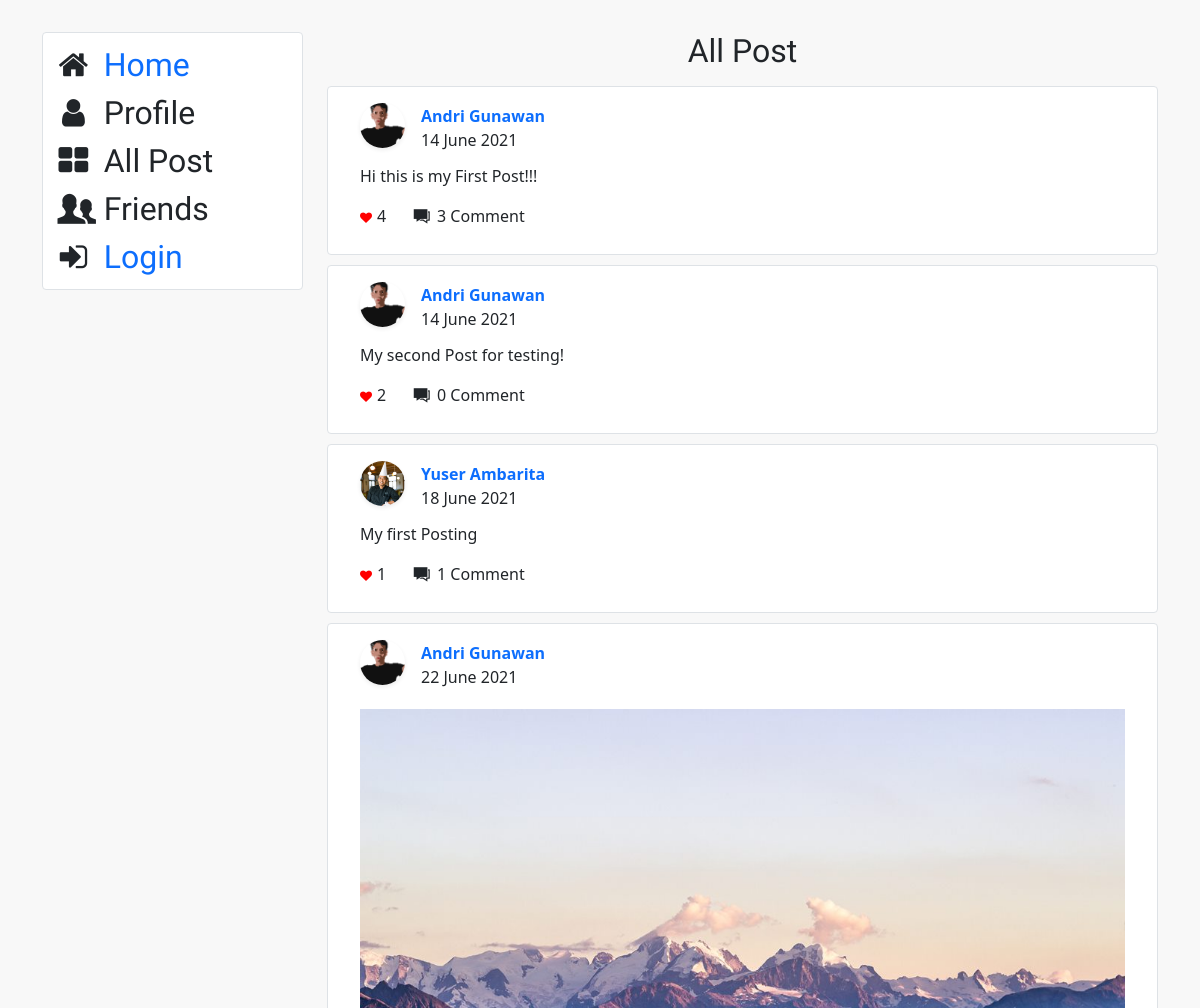
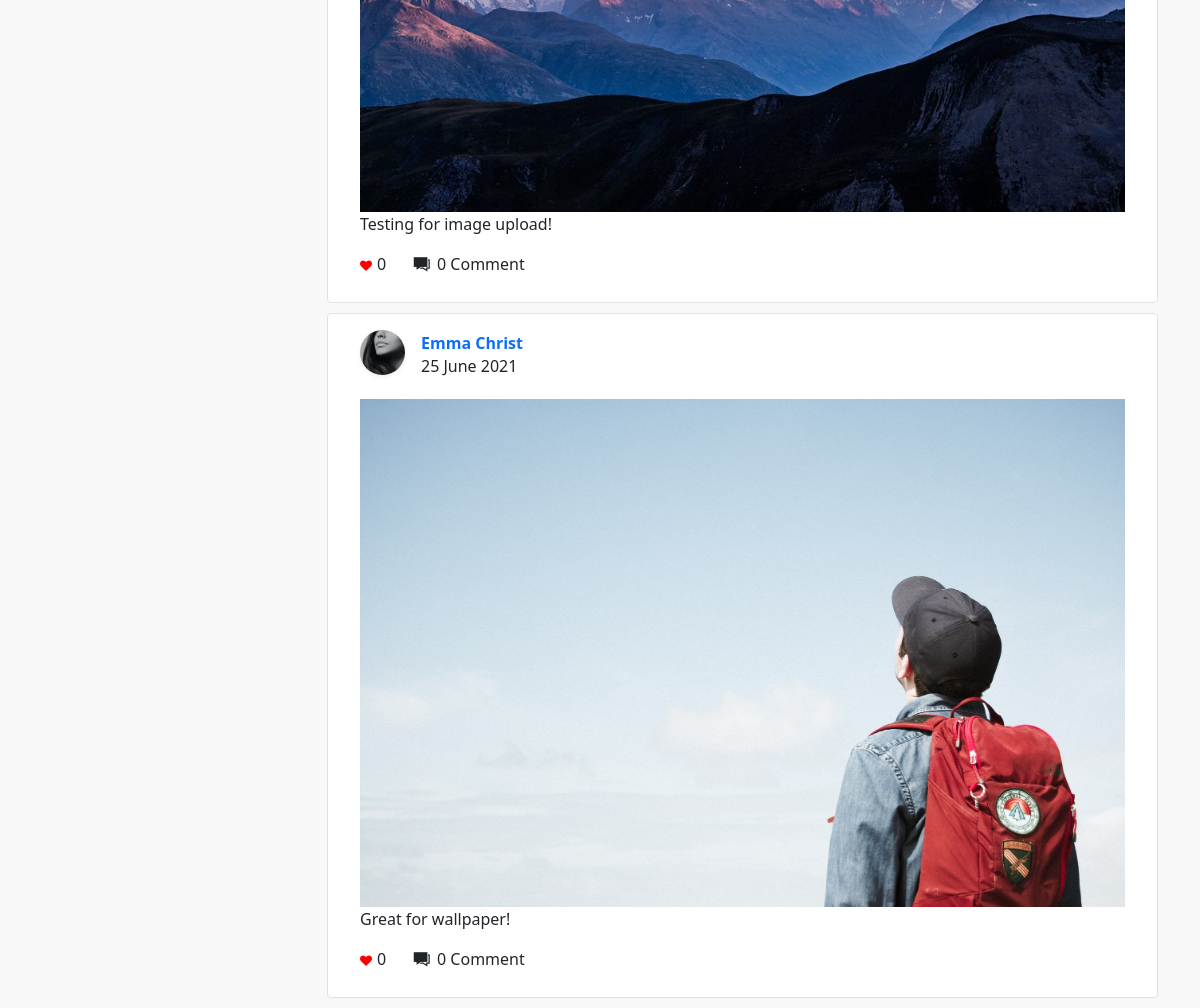
Screenshot of /sns/ with the database file from the repository (2 pictures, top to bottom).
### sns/models.py (models this page shows, shortened)
class Post(models.Model):
    user = models.ForeignKey(to="resep.User", on_delete=models.CASCADE, related_name="user_p")
    body = models.TextField()
    like_count = models.IntegerField(default=0)
    date = models.DateTimeField(auto_now_add=True)
    image = models.ImageField(upload_to='user_image', blank=True)

class Profile(models.Model):
    user = models.OneToOneField(to="resep.User", on_delete=models.CASCADE, related_name="user_a")
    user_avatar = models.ImageField(upload_to='user_avatar', blank=True)
    country = models.CharField(max_length = 64, blank=True)
    address = models.CharField(blank=True, max_length = 255)
    city = models.CharField(max_length = 64, blank=True)
    postcode = models.CharField(max_length = 64, blank=True)
    bio = models.TextField(blank=True)

class Sns_comments(models.Model):
    cid = models.UUIDField(primary_key=True, default=uuid.uuid4, editable=False)
    user = models.ForeignKey(to="resep.User", on_delete=models.CASCADE, related_name="user_comments")
    post = models.ForeignKey(Post, on_delete=models.CASCADE, related_name="post_comments")
    body = models.TextField()
    date = models.DateTimeField(auto_now_add=True)

### resep/models.py (models this page shows)
class User(AbstractUser):
    pass

### sns/views.py (the view)
# urls.py: path("", views.index, name="mail_index"),
def index(request):
    if request.user.is_authenticated:
        profile_data = Profile.objects.filter(user = request.user).first()
        friend_request = Follow.objects.filter(following = request.user, friend_request = False)[0:3]
        pending_request = Follow.objects.filter(user = request.user, friend_request = False)[0:3]
        allpost = Post.objects.filter(user=request.user).order_by("-date")
        paginator = Paginator(allpost, 10)
        page = request.GET.get('page', 1)
        user = paginator.page(page)
        if request.method == "GET":
            return render(request, "network/index.html", {
                "form": PostForm,
                "allpost": user,
                "profile_data": profile_data,
                "friend_request": friend_request,
                "pending_request": pending_request,
                })
        else:
            f = Post(user=request.user)
            post_form = PostForm(request.POST, request.FILES, instance=f)
            if post_form.is_valid():
                post_form.save()
                return HttpResponseRedirect(reverse("sns_index"))
            else:
                return render(request, "network/index.html", {
                "form": post_form()
                })
    else:
        allpost = Post.objects.all()
        paginator = Paginator(allpost, 10)
        page = request.GET.get('page', 1)
        user = paginator.page(page)
        return render(request, "network/allpost.html", {
            "allpost": user
            })

### sns/templates/network/allpost.html (shortened to what this page needs)
{% extends "network/layout.html" %}
{% load static %}
{% block side %}
<div class="col-md-3">
	{% if user.is_authenticated %}
	<div class="card border mb-3">
		<div class="user_profile">
			<img class="profile_img avatar mb-0 mt-2" src="
			{% if profile_data.user_avatar %}
			{{ profile_data.user_avatar.url }}"
			{% else %}
			{% static 'network/profile.jpg' %}"
			{% endif %}
			alt="{{ user }}"><br>
			<h2 style="text-align: center"><b>{{ user|title }}</b></h2>
		</div>
	</div>
	<div class="card border mb-3 p-2">
		<div class="sidebar-block custom_font">
			<i class="icon-home"></i> <a class="text-decoration-none" href="{% url 'sns_index' %}">Home</a><br>
			<i class="icon-user"></i> <a class="text-decoration-none" href="{% url 'profil' user.id %}">Profile</a><br>
			<i class="icon-th-large"></i> <a class="text-decoration-none" href="{% url 'all_posts' %}">All Post</a><br>
			<i class="icon-users"></i> <a class="text-decoration-none" href="{% url 'sns_friends' user.id %}">Friends</a><br>
			<i class="icon-logout"></i> <a class="text-decoration-none" href="{% url 'sns_logout' %}">Logout</a>
		{% else %}
	<div class="card border mb-3 p-2">
		<div class="sidebar-block custom_font">
			<i class="icon-home"></i> <a class="text-decoration-none" href="{% url 'sns_index' %}">Home</a><br>
			<i class="icon-user"></i> <span>Profile</span><br>
			<i class="icon-th-large"></i> <span>All Post</span><br>
			<i class="icon-users"></i> <span>Friends</span><br>
			<i class="icon-login"></i> <a class="text-decoration-none" href="{% url 'sns_login' %}">Login</a>
		{% endif %}
		</div>
	</div>
</div>
{% endblock %}
{% block body %}
<div class="col-md-9">
	<div>
		<p class="display-4 text-center custom_font"><b>All Post</b></p>
	</div>
{% for item in allpost %}
<div class='card border out_b'>
	<div class='out_b'>
		<div class="card-body p-0 d-flex">
			<figure class="avatar me-3">
			{% if item.user.user_a.user_avatar.url %}
			<img src="{{item.user.user_a.user_avatar.url}}" alt="avater" class="fr_img shadow-sm rounded-circle w45">
			{% else %}
			<img src="{% static 'network/profile.jpg' %}" alt="avater" class="fr_img shadow-sm rounded-circle w45">
			{% endif %}
			</figure>
			<h6 class="mt-1">
			<a class="text-decoration-none" href="{% url 'profil' item.user.id %}">
				{% if item.user.get_full_name %}
				<b>{{ item.user.get_full_name }}</b>
				{% else %}
				<b>{{ item.user }}</b>
				{% endif %}
			</a>&nbsp;&nbsp;
			<span class="d-block mt-1 lh-3"> {{ item.date|date:"j E Y" }}</span></h6>
		</div>
		<div>
		{% if item.image %}
		<img class="mb-0 mt-2 img-fluid" src="{{ item.image.url }}" alt="{{ user }}">
		{% endif %}
		</div>
			<div class="mb-1" id="post_body_{{ item.id }}">
				<a class="text-decoration-none text-dark" href="{% url 'sns_comments' item.id %}">
					{{ item.body }}
				</a>
			</div>
		{% if user.is_authenticated and item.user != user %}
		<div>
			<form action="{% url 'like' item.id %}" method="POST">
			{% csrf_token %}
			<button name="like" id={{ item.id }} value="like" type="submit" class="cus_btn btn btn-outline-primary" onclick="like_counter({{ item.id }})";><i class="icon-up-open"></i></button>
			<i class="fa fa-heart" style="font-size:12px;color:red"></i><span id="like_{{ item.id }}">{{ item.like_count }}</span>&nbsp;
			<button name="like" id={{ item.id }} value="dislike" type="submit" class="cus_btn btn btn-outline-danger" onclick="dislike_counter({{ item.id }})";><i class="icon-down-open"></i></button>
			<a href="{% url 'sns_comments' item.id %}" class="ms-3 text-dark  text-decoration-none">
			<i class="icon-comment-alt text-dark btn-round-sm font-lg"></i>
			<span>{{item.post_comments.all|length}} Comment</span></a>
			</form>
		</div>
		{% else %}
		<div>
			<i class="fa fa-heart" style="font-size:12px;color:red"></i><span id="like_{{ item.id }}">{{ item.like_count }}</span>&nbsp;
			<a href="{% url 'sns_comments' item.id %}" class="ms-3 text-dark text-decoration-none">
			<i class="icon-comment-alt text-dark btn-round-sm font-lg"></i>
			<span>{{item.post_comments.all|length}} Comment</span></a>
		</div>
		{% endif %}
	</div>
</div>
{% endfor %}
</div>
{% endblock %}

### sns/static/network/css/styles.css (style rules this page uses)
body { background-color: #F8F8F8; margin-top: 2rem; }
.custom_font { font-family: 'Niconne', cursive; font-size: 2rem; }
.out_b { padding: 0.5rem 1rem; margin-bottom: 10px; }
.fa { margin-right: 5px; }
.fr_img { width:45px; height:45px; display: block; object-fit: cover; }

### rows the page displays
Post: user.user_a.user_avatar (picture), user.get_full_name "Andri Gunawan", date "14 June 2021", body "Hi this is my First Post!!!", like_count "4", post_comments.all|length "3"
Post: user.user_a.user_avatar (picture), user.get_full_name "Andri Gunawan", date "14 June 2021", body "My second Post for testing!", like_count "2", post_comments.all|length "0"
Post: user.user_a.user_avatar (picture), user.get_full_name "Yuser Ambarita", date "18 June 2021", body "My first Posting", like_count "1", post_comments.all|length "1"
Post: user.user_a.user_avatar (picture), user.get_full_name "Andri Gunawan", date "22 June 2021", image (picture), body "Testing for image upload!", like_count "0", post_comments.all|length "0"
Post: user.user_a.user_avatar (picture), user.get_full_name "Emma Christ", date "25 June 2021", image (picture), body "Great for wallpaper!", like_count "0", post_comments.all|length "0"
